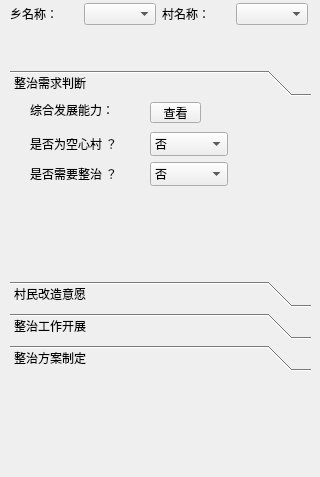
<?xml version="1.0" encoding="UTF-8"?>
<ui version="4.0">
 <class>YouXuanDockWidget</class>
 <widget class="QDockWidget" name="YouXuanDockWidget">
  <property name="geometry">
   <rect>
    <x>0</x>
    <y>0</y>
    <width>320</width>
    <height>477</height>
   </rect>
  </property>
  <property name="windowTitle">
   <string/>
  </property>
  <widget class="QWidget" name="dockWidgetContents">
   <widget class="QWidget" name="layoutWidget">
    <property name="geometry">
     <rect>
      <x>10</x>
      <y>0</y>
      <width>298</width>
      <height>28</height>
     </rect>
    </property>
    <layout class="QHBoxLayout" name="horizontalLayout_3">
     <item>
      <layout class="QHBoxLayout" name="horizontalLayout">
       <item>
        <widget class="QLabel" name="label">
         <property name="text">
          <string>乡名称：</string>
         </property>
        </widget>
       </item>
       <item>
        <widget class="QComboBox" name="comboBoxXiangname"/>
       </item>
      </layout>
     </item>
     <item>
      <layout class="QHBoxLayout" name="horizontalLayout_2">
       <item>
        <widget class="QLabel" name="label_2">
         <property name="text">
          <string>村名称：</string>
         </property>
        </widget>
       </item>
       <item>
        <widget class="QComboBox" name="comboBoxCunname"/>
       </item>
      </layout>
     </item>
    </layout>
   </widget>
   <widget class="QToolBox" name="toolBox">
    <property name="geometry">
     <rect>
      <x>10</x>
      <y>70</y>
      <width>301</width>
      <height>301</height>
     </rect>
    </property>
    <property name="currentIndex">
     <number>0</number>
    </property>
    <widget class="QWidget" name="page">
     <property name="geometry">
      <rect>
       <x>0</x>
       <y>0</y>
       <width>301</width>
       <height>197</height>
      </rect>
     </property>
     <attribute name="label">
      <string>整治需求判断</string>
     </attribute>
     <widget class="QToolButton" name="btnKongxinStatus">
      <property name="geometry">
       <rect>
        <x>140</x>
        <y>0</y>
        <width>51</width>
        <height>21</height>
       </rect>
      </property>
      <property name="text">
       <string>查看</string>
      </property>
     </widget>
     <widget class="QLabel" name="label_3">
      <property name="geometry">
       <rect>
        <x>20</x>
        <y>30</y>
        <width>101</width>
        <height>24</height>
       </rect>
      </property>
      <property name="text">
       <string>是否为空心村 ？</string>
      </property>
     </widget>
     <widget class="QLabel" name="label_5">
      <property name="geometry">
       <rect>
        <x>20</x>
        <y>0</y>
        <width>91</width>
        <height>16</height>
       </rect>
      </property>
      <property name="text">
       <string>综合发展能力：</string>
      </property>
     </widget>
     <widget class="QComboBox" name="comboxKongxc">
      <property name="geometry">
       <rect>
        <x>140</x>
        <y>30</y>
        <width>78</width>
        <height>24</height>
       </rect>
      </property>
      <item>
       <property name="text">
        <string>否</string>
       </property>
      </item>
      <item>
       <property name="text">
        <string>是</string>
       </property>
      </item>
     </widget>
     <widget class="QLabel" name="label_4">
      <property name="geometry">
       <rect>
        <x>20</x>
        <y>60</y>
        <width>101</width>
        <height>24</height>
       </rect>
      </property>
      <property name="text">
       <string>是否需要整治 ？</string>
      </property>
     </widget>
     <widget class="QComboBox" name="comboxZhengzhi">
      <property name="geometry">
       <rect>
        <x>140</x>
        <y>60</y>
        <width>78</width>
        <height>24</height>
       </rect>
      </property>
      <item>
       <property name="text">
        <string>否</string>
       </property>
      </item>
      <item>
       <property name="text">
        <string>是</string>
       </property>
      </item>
     </widget>
    </widget>
    <widget class="QWidget" name="page_2">
     <property name="geometry">
      <rect>
       <x>0</x>
       <y>0</y>
       <width>98</width>
       <height>28</height>
      </rect>
     </property>
     <attribute name="label">
      <string>村民改造意愿</string>
     </attribute>
     <widget class="QLabel" name="label_9">
      <property name="geometry">
       <rect>
        <x>20</x>
        <y>10</y>
        <width>59</width>
        <height>24</height>
       </rect>
      </property>
      <property name="text">
       <string>总户数：</string>
      </property>
     </widget>
     <widget class="QLineEdit" name="lineEditZonghushu">
      <property name="geometry">
       <rect>
        <x>140</x>
        <y>10</y>
        <width>113</width>
        <height>23</height>
       </rect>
      </property>
     </widget>
     <widget class="QLineEdit" name="lineEditTongyi">
      <property name="geometry">
       <rect>
        <x>140</x>
        <y>40</y>
        <width>113</width>
        <height>23</height>
       </rect>
      </property>
     </widget>
     <widget class="QLabel" name="label_10">
      <property name="geometry">
       <rect>
        <x>20</x>
        <y>40</y>
        <width>91</width>
        <height>24</height>
       </rect>
      </property>
      <property name="text">
       <string>同意改造户数：</string>
      </property>
     </widget>
     <widget class="QLabel" name="label_11">
      <property name="geometry">
       <rect>
        <x>20</x>
        <y>70</y>
        <width>91</width>
        <height>24</height>
       </rect>
      </property>
      <property name="text">
       <string>反对改造户数：</string>
      </property>
     </widget>
     <widget class="QLineEdit" name="lineEditFandui">
      <property name="geometry">
       <rect>
        <x>140</x>
        <y>70</y>
        <width>113</width>
        <height>23</height>
       </rect>
      </property>
     </widget>
     <widget class="QLabel" name="label_12">
      <property name="geometry">
       <rect>
        <x>20</x>
        <y>110</y>
        <width>121</width>
        <height>24</height>
       </rect>
      </property>
      <property name="text">
       <string>村民总体改造意愿：</string>
      </property>
     </widget>
     <widget class="QComboBox" name="comboxGaizaoyiyuan">
      <property name="geometry">
       <rect>
        <x>140</x>
        <y>110</y>
        <width>113</width>
        <height>23</height>
       </rect>
      </property>
      <item>
       <property name="text">
        <string>弱</string>
       </property>
      </item>
      <item>
       <property name="text">
        <string>强</string>
       </property>
      </item>
     </widget>
    </widget>
    <widget class="QWidget" name="page_5">
     <property name="geometry">
      <rect>
       <x>0</x>
       <y>0</y>
       <width>98</width>
       <height>28</height>
      </rect>
     </property>
     <attribute name="label">
      <string>整治工作开展</string>
     </attribute>
     <widget class="QToolButton" name="btnSurveyForm">
      <property name="geometry">
       <rect>
        <x>30</x>
        <y>10</y>
        <width>91</width>
        <height>21</height>
       </rect>
      </property>
      <property name="text">
       <string>访问问卷调查</string>
      </property>
     </widget>
     <widget class="QToolButton" name="btnPictureCollet">
      <property name="geometry">
       <rect>
        <x>130</x>
        <y>10</y>
        <width>91</width>
        <height>21</height>
       </rect>
      </property>
      <property name="text">
       <string>数据图件收集</string>
      </property>
     </widget>
     <widget class="QToolButton" name="btnSemiStructSurvey">
      <property name="geometry">
       <rect>
        <x>30</x>
        <y>40</y>
        <width>91</width>
        <height>21</height>
       </rect>
      </property>
      <property name="text">
       <string>半结构式访谈</string>
      </property>
     </widget>
     <widget class="QToolButton" name="btnSpecStatus">
      <property name="geometry">
       <rect>
        <x>130</x>
        <y>40</y>
        <width>91</width>
        <height>21</height>
       </rect>
      </property>
      <property name="text">
       <string>当地特殊情况</string>
      </property>
     </widget>
     <widget class="QToolButton" name="btnProblemStrategy">
      <property name="geometry">
       <rect>
        <x>30</x>
        <y>70</y>
        <width>191</width>
        <height>21</height>
       </rect>
      </property>
      <property name="text">
       <string>核心问题研判与对应策略选择</string>
      </property>
     </widget>
    </widget>
    <widget class="QWidget" name="page_3">
     <property name="geometry">
      <rect>
       <x>0</x>
       <y>0</y>
       <width>98</width>
       <height>28</height>
      </rect>
     </property>
     <attribute name="label">
      <string>整治方案制定</string>
     </attribute>
     <widget class="QToolButton" name="btnInitStrategy">
      <property name="geometry">
       <rect>
        <x>40</x>
        <y>10</y>
        <width>161</width>
        <height>21</height>
       </rect>
      </property>
      <property name="text">
       <string>初步方案生成</string>
      </property>
     </widget>
     <widget class="QToolButton" name="btnFinalSolution">
      <property name="geometry">
       <rect>
        <x>40</x>
        <y>100</y>
        <width>161</width>
        <height>21</height>
       </rect>
      </property>
      <property name="text">
       <string>整治方案确定</string>
      </property>
     </widget>
     <widget class="QToolButton" name="btnPublicOpinion">
      <property name="geometry">
       <rect>
        <x>40</x>
        <y>40</y>
        <width>161</width>
        <height>21</height>
       </rect>
      </property>
      <property name="text">
       <string>村民意见收集</string>
      </property>
     </widget>
     <widget class="QToolButton" name="btnGovOpinion">
      <property name="geometry">
       <rect>
        <x>40</x>
        <y>70</y>
        <width>161</width>
        <height>21</height>
       </rect>
      </property>
      <property name="text">
       <string>政府部门要求</string>
      </property>
     </widget>
    </widget>
   </widget>
  </widget>
 </widget>
 <resources/>
 <connections/>
</ui>
